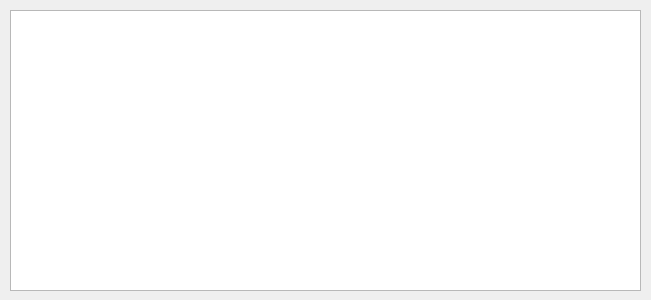
<?xml version="1.0" encoding="UTF-8"?>
<ui version="4.0">
 <class>viewPrescription</class>
 <widget class="QDialog" name="viewPrescription">
  <property name="geometry">
   <rect>
    <x>0</x>
    <y>0</y>
    <width>651</width>
    <height>300</height>
   </rect>
  </property>
  <property name="windowTitle">
   <string>View Prescriptions</string>
  </property>
  <widget class="QTableView" name="tableView">
   <property name="geometry">
    <rect>
     <x>10</x>
     <y>10</y>
     <width>631</width>
     <height>281</height>
    </rect>
   </property>
  </widget>
 </widget>
 <resources/>
 <connections/>
</ui>
